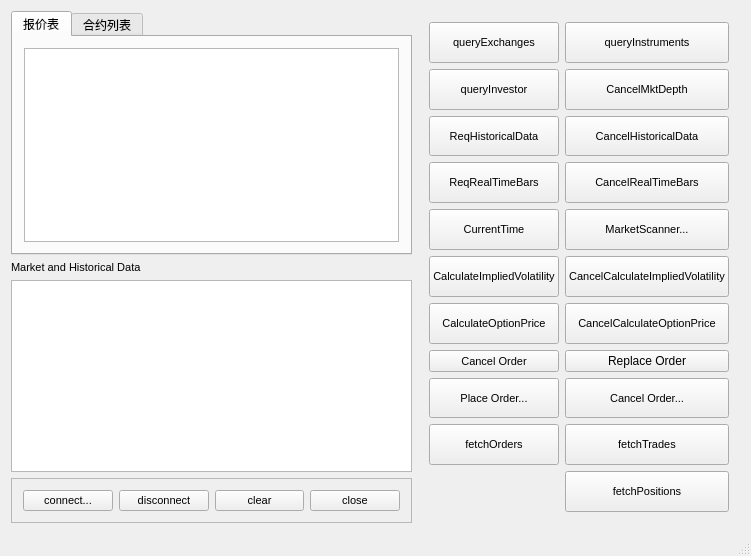
<?xml version="1.0" encoding="UTF-8"?>
<ui version="4.0">
 <class>MainWindow</class>
 <widget class="QMainWindow" name="MainWindow">
  <property name="geometry">
   <rect>
    <x>0</x>
    <y>0</y>
    <width>751</width>
    <height>556</height>
   </rect>
  </property>
  <property name="sizePolicy">
   <sizepolicy hsizetype="Preferred" vsizetype="Fixed">
    <horstretch>0</horstretch>
    <verstretch>0</verstretch>
   </sizepolicy>
  </property>
  <property name="windowTitle">
   <string>MainWindow</string>
  </property>
  <widget class="QWidget" name="centralWidget">
   <property name="sizePolicy">
    <sizepolicy hsizetype="Preferred" vsizetype="Fixed">
     <horstretch>0</horstretch>
     <verstretch>0</verstretch>
    </sizepolicy>
   </property>
   <layout class="QHBoxLayout" name="horizontalLayout_2">
    <item>
     <layout class="QVBoxLayout" name="verticalLayout">
      <item>
       <widget class="QTabWidget" name="tabWidget">
        <property name="currentIndex">
         <number>0</number>
        </property>
        <widget class="QWidget" name="tab">
         <attribute name="title">
          <string>报价表</string>
         </attribute>
         <layout class="QHBoxLayout" name="horizontalLayout_3">
          <item>
           <widget class="QTableWidget" name="quoteTableWidget"/>
          </item>
         </layout>
        </widget>
        <widget class="QWidget" name="tab_2">
         <attribute name="title">
          <string>合约列表</string>
         </attribute>
         <layout class="QHBoxLayout" name="horizontalLayout_4">
          <item>
           <widget class="QTableWidget" name="instrumentTableWidget"/>
          </item>
         </layout>
        </widget>
       </widget>
      </item>
      <item>
       <widget class="QLabel" name="label_3">
        <property name="font">
         <font>
          <pointsize>8</pointsize>
         </font>
        </property>
        <property name="text">
         <string>Market and Historical Data</string>
        </property>
       </widget>
      </item>
      <item>
       <widget class="QTextEdit" name="dataTextEdit">
        <property name="font">
         <font>
          <pointsize>8</pointsize>
         </font>
        </property>
       </widget>
      </item>
      <item>
       <widget class="QFrame" name="frame">
        <property name="frameShape">
         <enum>QFrame::StyledPanel</enum>
        </property>
        <property name="frameShadow">
         <enum>QFrame::Raised</enum>
        </property>
        <layout class="QHBoxLayout" name="horizontalLayout">
         <item>
          <widget class="QPushButton" name="connectButton">
           <property name="font">
            <font>
             <pointsize>8</pointsize>
            </font>
           </property>
           <property name="text">
            <string>connect...</string>
           </property>
          </widget>
         </item>
         <item>
          <widget class="QPushButton" name="disconnectButton">
           <property name="font">
            <font>
             <pointsize>8</pointsize>
            </font>
           </property>
           <property name="text">
            <string>disconnect</string>
           </property>
          </widget>
         </item>
         <item>
          <widget class="QPushButton" name="clearButton">
           <property name="font">
            <font>
             <pointsize>8</pointsize>
            </font>
           </property>
           <property name="text">
            <string>clear</string>
           </property>
          </widget>
         </item>
         <item>
          <widget class="QPushButton" name="closeButton">
           <property name="font">
            <font>
             <pointsize>8</pointsize>
            </font>
           </property>
           <property name="text">
            <string>close</string>
           </property>
          </widget>
         </item>
        </layout>
       </widget>
      </item>
     </layout>
    </item>
    <item>
     <widget class="QFrame" name="verticalFrame_4">
      <layout class="QGridLayout" name="gridLayout_3">
       <item row="8" column="0">
        <widget class="QPushButton" name="cancelOrderButton">
         <property name="sizePolicy">
          <sizepolicy hsizetype="Preferred" vsizetype="Preferred">
           <horstretch>0</horstretch>
           <verstretch>0</verstretch>
          </sizepolicy>
         </property>
         <property name="font">
          <font>
           <pointsize>8</pointsize>
          </font>
         </property>
         <property name="text">
          <string>Cancel Order</string>
         </property>
        </widget>
       </item>
       <item row="7" column="0">
        <widget class="QPushButton" name="pushButton_79">
         <property name="sizePolicy">
          <sizepolicy hsizetype="Preferred" vsizetype="Preferred">
           <horstretch>0</horstretch>
           <verstretch>0</verstretch>
          </sizepolicy>
         </property>
         <property name="font">
          <font>
           <pointsize>8</pointsize>
          </font>
         </property>
         <property name="text">
          <string>CalculateOptionPrice</string>
         </property>
        </widget>
       </item>
       <item row="1" column="1">
        <widget class="QPushButton" name="pushButton_74">
         <property name="sizePolicy">
          <sizepolicy hsizetype="Preferred" vsizetype="Preferred">
           <horstretch>0</horstretch>
           <verstretch>0</verstretch>
          </sizepolicy>
         </property>
         <property name="font">
          <font>
           <pointsize>8</pointsize>
          </font>
         </property>
         <property name="text">
          <string>CancelMktDepth</string>
         </property>
        </widget>
       </item>
       <item row="12" column="1">
        <widget class="QPushButton" name="fetchPositionsButton">
         <property name="sizePolicy">
          <sizepolicy hsizetype="Preferred" vsizetype="Preferred">
           <horstretch>0</horstretch>
           <verstretch>0</verstretch>
          </sizepolicy>
         </property>
         <property name="font">
          <font>
           <pointsize>8</pointsize>
          </font>
         </property>
         <property name="text">
          <string>fetchPositions</string>
         </property>
        </widget>
       </item>
       <item row="6" column="0">
        <widget class="QPushButton" name="pushButton_73">
         <property name="sizePolicy">
          <sizepolicy hsizetype="Preferred" vsizetype="Preferred">
           <horstretch>0</horstretch>
           <verstretch>0</verstretch>
          </sizepolicy>
         </property>
         <property name="font">
          <font>
           <pointsize>8</pointsize>
          </font>
         </property>
         <property name="text">
          <string>CalculateImpliedVolatility</string>
         </property>
        </widget>
       </item>
       <item row="5" column="0">
        <widget class="QPushButton" name="pushButton_91">
         <property name="sizePolicy">
          <sizepolicy hsizetype="Preferred" vsizetype="Preferred">
           <horstretch>0</horstretch>
           <verstretch>0</verstretch>
          </sizepolicy>
         </property>
         <property name="font">
          <font>
           <pointsize>8</pointsize>
          </font>
         </property>
         <property name="text">
          <string>CurrentTime</string>
         </property>
        </widget>
       </item>
       <item row="3" column="1">
        <widget class="QPushButton" name="pushButton_70">
         <property name="sizePolicy">
          <sizepolicy hsizetype="Preferred" vsizetype="Preferred">
           <horstretch>0</horstretch>
           <verstretch>0</verstretch>
          </sizepolicy>
         </property>
         <property name="font">
          <font>
           <pointsize>8</pointsize>
          </font>
         </property>
         <property name="text">
          <string>CancelHistoricalData</string>
         </property>
        </widget>
       </item>
       <item row="4" column="0">
        <widget class="QPushButton" name="pushButton_78">
         <property name="sizePolicy">
          <sizepolicy hsizetype="Preferred" vsizetype="Preferred">
           <horstretch>0</horstretch>
           <verstretch>0</verstretch>
          </sizepolicy>
         </property>
         <property name="font">
          <font>
           <pointsize>8</pointsize>
          </font>
         </property>
         <property name="text">
          <string>ReqRealTimeBars</string>
         </property>
        </widget>
       </item>
       <item row="5" column="1">
        <widget class="QPushButton" name="pushButton_82">
         <property name="sizePolicy">
          <sizepolicy hsizetype="Preferred" vsizetype="Preferred">
           <horstretch>0</horstretch>
           <verstretch>0</verstretch>
          </sizepolicy>
         </property>
         <property name="font">
          <font>
           <pointsize>8</pointsize>
          </font>
         </property>
         <property name="text">
          <string>MarketScanner...</string>
         </property>
        </widget>
       </item>
       <item row="1" column="0">
        <widget class="QPushButton" name="queryInvestorButton">
         <property name="sizePolicy">
          <sizepolicy hsizetype="Preferred" vsizetype="Preferred">
           <horstretch>0</horstretch>
           <verstretch>0</verstretch>
          </sizepolicy>
         </property>
         <property name="font">
          <font>
           <pointsize>8</pointsize>
          </font>
         </property>
         <property name="text">
          <string>queryInvestor</string>
         </property>
        </widget>
       </item>
       <item row="10" column="0">
        <widget class="QPushButton" name="fetchOrdersButton">
         <property name="sizePolicy">
          <sizepolicy hsizetype="Preferred" vsizetype="Preferred">
           <horstretch>0</horstretch>
           <verstretch>0</verstretch>
          </sizepolicy>
         </property>
         <property name="font">
          <font>
           <pointsize>8</pointsize>
          </font>
         </property>
         <property name="text">
          <string>fetchOrders</string>
         </property>
        </widget>
       </item>
       <item row="3" column="0">
        <widget class="QPushButton" name="pushButton_80">
         <property name="sizePolicy">
          <sizepolicy hsizetype="Preferred" vsizetype="Preferred">
           <horstretch>0</horstretch>
           <verstretch>0</verstretch>
          </sizepolicy>
         </property>
         <property name="font">
          <font>
           <pointsize>8</pointsize>
          </font>
         </property>
         <property name="text">
          <string>ReqHistoricalData</string>
         </property>
        </widget>
       </item>
       <item row="6" column="1">
        <widget class="QPushButton" name="pushButton_76">
         <property name="sizePolicy">
          <sizepolicy hsizetype="Preferred" vsizetype="Preferred">
           <horstretch>0</horstretch>
           <verstretch>0</verstretch>
          </sizepolicy>
         </property>
         <property name="font">
          <font>
           <pointsize>8</pointsize>
          </font>
         </property>
         <property name="text">
          <string>CancelCalculateImpliedVolatility</string>
         </property>
        </widget>
       </item>
       <item row="0" column="1">
        <widget class="QPushButton" name="queryInstrumentsButton">
         <property name="sizePolicy">
          <sizepolicy hsizetype="Preferred" vsizetype="Preferred">
           <horstretch>0</horstretch>
           <verstretch>0</verstretch>
          </sizepolicy>
         </property>
         <property name="font">
          <font>
           <pointsize>8</pointsize>
          </font>
         </property>
         <property name="text">
          <string>queryInstruments</string>
         </property>
        </widget>
       </item>
       <item row="4" column="1">
        <widget class="QPushButton" name="pushButton_81">
         <property name="sizePolicy">
          <sizepolicy hsizetype="Preferred" vsizetype="Preferred">
           <horstretch>0</horstretch>
           <verstretch>0</verstretch>
          </sizepolicy>
         </property>
         <property name="font">
          <font>
           <pointsize>8</pointsize>
          </font>
         </property>
         <property name="text">
          <string>CancelRealTimeBars</string>
         </property>
        </widget>
       </item>
       <item row="0" column="0">
        <widget class="QPushButton" name="qryExchangesButton">
         <property name="sizePolicy">
          <sizepolicy hsizetype="Preferred" vsizetype="Preferred">
           <horstretch>0</horstretch>
           <verstretch>0</verstretch>
          </sizepolicy>
         </property>
         <property name="font">
          <font>
           <pointsize>8</pointsize>
          </font>
         </property>
         <property name="text">
          <string>queryExchanges</string>
         </property>
        </widget>
       </item>
       <item row="8" column="1">
        <widget class="QPushButton" name="replaceOrderButton">
         <property name="text">
          <string>Replace Order</string>
         </property>
        </widget>
       </item>
       <item row="9" column="1">
        <widget class="QPushButton" name="pushButton_66">
         <property name="sizePolicy">
          <sizepolicy hsizetype="Preferred" vsizetype="Preferred">
           <horstretch>0</horstretch>
           <verstretch>0</verstretch>
          </sizepolicy>
         </property>
         <property name="font">
          <font>
           <pointsize>8</pointsize>
          </font>
         </property>
         <property name="text">
          <string>Cancel Order...</string>
         </property>
        </widget>
       </item>
       <item row="7" column="1">
        <widget class="QPushButton" name="pushButton_83">
         <property name="sizePolicy">
          <sizepolicy hsizetype="Preferred" vsizetype="Preferred">
           <horstretch>0</horstretch>
           <verstretch>0</verstretch>
          </sizepolicy>
         </property>
         <property name="font">
          <font>
           <pointsize>8</pointsize>
          </font>
         </property>
         <property name="text">
          <string>CancelCalculateOptionPrice</string>
         </property>
        </widget>
       </item>
       <item row="10" column="1">
        <widget class="QPushButton" name="fetchTradesButton">
         <property name="sizePolicy">
          <sizepolicy hsizetype="Preferred" vsizetype="Preferred">
           <horstretch>0</horstretch>
           <verstretch>0</verstretch>
          </sizepolicy>
         </property>
         <property name="font">
          <font>
           <pointsize>8</pointsize>
          </font>
         </property>
         <property name="text">
          <string>fetchTrades</string>
         </property>
        </widget>
       </item>
       <item row="9" column="0">
        <widget class="QPushButton" name="placeOrderButton">
         <property name="sizePolicy">
          <sizepolicy hsizetype="Preferred" vsizetype="Preferred">
           <horstretch>0</horstretch>
           <verstretch>0</verstretch>
          </sizepolicy>
         </property>
         <property name="font">
          <font>
           <pointsize>8</pointsize>
          </font>
         </property>
         <property name="text">
          <string>Place Order...</string>
         </property>
        </widget>
       </item>
      </layout>
     </widget>
    </item>
   </layout>
  </widget>
  <widget class="QStatusBar" name="statusBar"/>
 </widget>
 <layoutdefault spacing="6" margin="11"/>
 <resources/>
 <connections>
  <connection>
   <sender>connectButton</sender>
   <signal>clicked()</signal>
   <receiver>MainWindow</receiver>
   <slot>onConnect()</slot>
   <hints>
    <hint type="sourcelabel">
     <x>65</x>
     <y>688</y>
    </hint>
    <hint type="destinationlabel">
     <x>367</x>
     <y>369</y>
    </hint>
   </hints>
  </connection>
  <connection>
   <sender>disconnectButton</sender>
   <signal>clicked()</signal>
   <receiver>MainWindow</receiver>
   <slot>onDisconnect()</slot>
   <hints>
    <hint type="sourcelabel">
     <x>153</x>
     <y>684</y>
    </hint>
    <hint type="destinationlabel">
     <x>375</x>
     <y>369</y>
    </hint>
   </hints>
  </connection>
  <connection>
   <sender>qryExchangesButton</sender>
   <signal>clicked()</signal>
   <receiver>MainWindow</receiver>
   <slot>onQueryExchanges()</slot>
   <hints>
    <hint type="sourcelabel">
     <x>476</x>
     <y>34</y>
    </hint>
    <hint type="destinationlabel">
     <x>375</x>
     <y>369</y>
    </hint>
   </hints>
  </connection>
  <connection>
   <sender>closeButton</sender>
   <signal>clicked()</signal>
   <receiver>MainWindow</receiver>
   <slot>close()</slot>
   <hints>
    <hint type="sourcelabel">
     <x>335</x>
     <y>684</y>
    </hint>
    <hint type="destinationlabel">
     <x>375</x>
     <y>369</y>
    </hint>
   </hints>
  </connection>
  <connection>
   <sender>fetchTradesButton</sender>
   <signal>clicked()</signal>
   <receiver>MainWindow</receiver>
   <slot>onExtord()</slot>
   <hints>
    <hint type="sourcelabel">
     <x>643</x>
     <y>399</y>
    </hint>
    <hint type="destinationlabel">
     <x>375</x>
     <y>369</y>
    </hint>
   </hints>
  </connection>
  <connection>
   <sender>placeOrderButton</sender>
   <signal>clicked()</signal>
   <receiver>MainWindow</receiver>
   <slot>onPlaceOrder()</slot>
   <hints>
    <hint type="sourcelabel">
     <x>476</x>
     <y>358</y>
    </hint>
    <hint type="destinationlabel">
     <x>375</x>
     <y>369</y>
    </hint>
   </hints>
  </connection>
  <connection>
   <sender>clearButton</sender>
   <signal>clicked()</signal>
   <receiver>MainWindow</receiver>
   <slot>onClear()</slot>
   <hints>
    <hint type="sourcelabel">
     <x>270</x>
     <y>688</y>
    </hint>
    <hint type="destinationlabel">
     <x>375</x>
     <y>369</y>
    </hint>
   </hints>
  </connection>
  <connection>
   <sender>queryInstrumentsButton</sender>
   <signal>clicked()</signal>
   <receiver>MainWindow</receiver>
   <slot>onCancelMktData()</slot>
   <hints>
    <hint type="sourcelabel">
     <x>643</x>
     <y>34</y>
    </hint>
    <hint type="destinationlabel">
     <x>375</x>
     <y>369</y>
    </hint>
   </hints>
  </connection>
  <connection>
   <sender>fetchPositionsButton</sender>
   <signal>clicked()</signal>
   <receiver>MainWindow</receiver>
   <slot>onOpenOrders()</slot>
   <hints>
    <hint type="sourcelabel">
     <x>654</x>
     <y>440</y>
    </hint>
    <hint type="destinationlabel">
     <x>375</x>
     <y>369</y>
    </hint>
   </hints>
  </connection>
  <connection>
   <sender>cancelOrderButton</sender>
   <signal>clicked()</signal>
   <receiver>MainWindow</receiver>
   <slot>onCancelOrder()</slot>
   <hints>
    <hint type="sourcelabel">
     <x>429</x>
     <y>316</y>
    </hint>
    <hint type="destinationlabel">
     <x>337</x>
     <y>367</y>
    </hint>
   </hints>
  </connection>
  <connection>
   <sender>replaceOrderButton</sender>
   <signal>clicked()</signal>
   <receiver>MainWindow</receiver>
   <slot>onPlaceOrder()</slot>
   <hints>
    <hint type="sourcelabel">
     <x>578</x>
     <y>316</y>
    </hint>
    <hint type="destinationlabel">
     <x>337</x>
     <y>367</y>
    </hint>
   </hints>
  </connection>
  <connection>
   <sender>fetchOrdersButton</sender>
   <signal>clicked()</signal>
   <receiver>MainWindow</receiver>
   <slot>onFetchOrders()</slot>
   <hints>
    <hint type="sourcelabel">
     <x>476</x>
     <y>395</y>
    </hint>
    <hint type="destinationlabel">
     <x>375</x>
     <y>369</y>
    </hint>
   </hints>
  </connection>
  <connection>
   <sender>fetchTradesButton</sender>
   <signal>clicked()</signal>
   <receiver>MainWindow</receiver>
   <slot>onFetchTrades()</slot>
   <hints>
    <hint type="sourcelabel">
     <x>643</x>
     <y>395</y>
    </hint>
    <hint type="destinationlabel">
     <x>375</x>
     <y>369</y>
    </hint>
   </hints>
  </connection>
  <connection>
   <sender>fetchPositionsButton</sender>
   <signal>clicked()</signal>
   <receiver>MainWindow</receiver>
   <slot>onFetchPositions()</slot>
   <hints>
    <hint type="sourcelabel">
     <x>643</x>
     <y>436</y>
    </hint>
    <hint type="destinationlabel">
     <x>375</x>
     <y>369</y>
    </hint>
   </hints>
  </connection>
  <connection>
   <sender>queryInstrumentsButton</sender>
   <signal>clicked()</signal>
   <receiver>MainWindow</receiver>
   <slot>onQueryInstruments()</slot>
   <hints>
    <hint type="sourcelabel">
     <x>643</x>
     <y>38</y>
    </hint>
    <hint type="destinationlabel">
     <x>375</x>
     <y>277</y>
    </hint>
   </hints>
  </connection>
  <connection>
   <sender>queryInvestorButton</sender>
   <signal>clicked()</signal>
   <receiver>MainWindow</receiver>
   <slot>onQueryInvestor()</slot>
   <hints>
    <hint type="sourcelabel">
     <x>476</x>
     <y>85</y>
    </hint>
    <hint type="destinationlabel">
     <x>375</x>
     <y>277</y>
    </hint>
   </hints>
  </connection>
 </connections>
 <slots>
  <slot>onConnect()</slot>
  <slot>onDisconnect()</slot>
  <slot>onReqMktData()</slot>
  <slot>onExtord()</slot>
  <slot>onPlaceOrder()</slot>
  <slot>onClear()</slot>
  <slot>onCancelMktData()</slot>
  <slot>onOpenOrders()</slot>
  <slot>onCancelOrder()</slot>
  <slot>onReplaceOrder()</slot>
  <slot>onFetchTrades()</slot>
  <slot>onFetchOrders()</slot>
  <slot>onFetchPositions()</slot>
  <slot>onQueryExchanges()</slot>
  <slot>onQueryInstruments()</slot>
  <slot>onQueryInvestor()</slot>
 </slots>
</ui>
